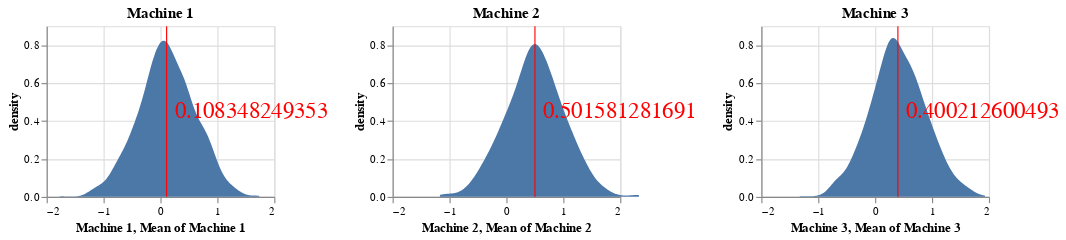

Notebook code cell kept with this figure:
### Markdown cell above
![image.png](attachment:image.png)

### Code cell
base1 = alt.Chart(pd.DataFrame({"Machine 1":machine1}),title="Machine 1")
dist1 = base1.transform_density(
    'Machine 1',
    as_=['Machine 1', 'density'],
).mark_area().encode(
    x=alt.X("Machine 1:Q",scale=alt.Scale(domain=(-2,2))),
    y='density:Q',
).properties(width=200,height=150)
mean1 = base1.mark_rule(color='red').encode(
    x='mean(Machine 1):Q',
    size=alt.value(1)
).properties(width=200,height=150)

annotation1 = base1.mark_text(
    align='left',
    baseline='middle',
    fontSize = 20,
    dx = 7,color='red'
).encode(
    x='mean(Machine 1):Q',
    text='mean(Machine 1):Q'
)



base2 = alt.Chart(pd.DataFrame({"Machine 2":machine2}),title="Machine 2")
dist2 = base2.transform_density(
    'Machine 2',
    as_=['Machine 2', 'density'],
).mark_area().encode(
    x=alt.X("Machine 2:Q",scale=alt.Scale(domain=(-2,2))),
    y='density:Q',
).properties(width=200,height=150)
mean2 = base2.mark_rule(color='red').encode(
    x='mean(Machine 2):Q',
    size=alt.value(1)
).properties(width=200,height=150)

annotation2 = base2.mark_text(
    align='left',
    baseline='middle',
    fontSize = 20,
    dx = 7,color='red'
).encode(
    x='mean(Machine 2):Q',
    text='mean(Machine 2):Q'
)



base3 = alt.Chart(pd.DataFrame({"Machine 3":machine3}),title="Machine 3")
dist3 = base3.transform_density(
    'Machine 3',
    as_=['Machine 3', 'density'],
).mark_area().encode(
    x=alt.X("Machine 3:Q",scale=alt.Scale(domain=(-2,2))),
    y='density:Q',
).properties(width=200,height=150)
mean3 = base3.mark_rule(color='red').encode(
    x='mean(Machine 3):Q',
    size=alt.value(1)
).properties(width=200,height=150)

annotation3 = base3.mark_text(
    align='left',
    baseline='middle',
    fontSize = 20,
    dx = 7,color='red'
).encode(
    x='mean(Machine 3):Q',
    text='mean(Machine 3):Q'
)

(dist1+mean1+annotation1)|(dist2+mean2+annotation2)|(dist3+mean3+annotation3)

### Figure 1 — Vega-Lite specification as saved in the notebook (floating-point values rounded to 4 significant figures; data arrays with more than 128 entries replaced by an {"elided": "..."} marker saying what was removed)
{"config": {"view": {"continuousWidth": 400, "continuousHeight": 300}}, "hconcat": [{"layer": [{"mark": "area", "encoding": {"x": {"type": "quantitative", "field": "Machine 1", "scale": {"domain": [-2, 2]}}, "y": {"type": "quantitative", "field": "density"}}, "height": 150, "title": "Machine 1", "transform": [{"density": "Machine 1", "as": ["Machine 1", "density"]}], "width": 200}, {"mark": {"type": "rule", "color": "red"}, "encoding": {"size": {"value": 1}, "x": {"type": "quantitative", "aggregate": "mean", "field": "Machine 1"}}, "height": 150, "title": "Machine 1", "width": 200}, {"mark": {"type": "text", "align": "left", "baseline": "middle", "color": "red", "dx": 7, "fontSize": 20}, "encoding": {"text": {"type": "quantitative", "aggregate": "mean", "field": "Machine 1"}, "x": {"type": "quantitative", "aggregate": "mean", "field": "Machine 1"}}, "title": "Machine 1"}], "data": {"name": "data-c1adc5364fb976efcb32f2c5fb54bed0"}}, {"layer": [{"mark": "area", "encoding": {"x": {"type": "quantitative", "field": "Machine 2", "scale": {"domain": [-2, 2]}}, "y": {"type": "quantitative", "field": "density"}}, "height": 150, "title": "Machine 2", "transform": [{"density": "Machine 2", "as": ["Machine 2", "density"]}], "width": 200}, {"mark": {"type": "rule", "color": "red"}, "encoding": {"size": {"value": 1}, "x": {"type": "quantitative", "aggregate": "mean", "field": "Machine 2"}}, "height": 150, "title": "Machine 2", "width": 200}, {"mark": {"type": "text", "align": "left", "baseline": "middle", "color": "red", "dx": 7, "fontSize": 20}, "encoding": {"text": {"type": "quantitative", "aggregate": "mean", "field": "Machine 2"}, "x": {"type": "quantitative", "aggregate": "mean", "field": "Machine 2"}}, "title": "Machine 2"}], "data": {"name": "data-38bc63d33eb4a01522472c2c465009b5"}}, {"layer": [{"mark": "area", "encoding": {"x": {"type": "quantitative", "field": "Machine 3", "scale": {"domain": [-2, 2]}}, "y": {"type": "quantitative", "field": "density"}}, "height": 150, "title": "Machine 3", "transform": [{"density": "Machine 3", "as": ["Machine 3", "density"]}], "width": 200}, {"mark": {"type": "rule", "color": "red"}, "encoding": {"size": {"value": 1}, "x": {"type": "quantitative", "aggregate": "mean", "field": "Machine 3"}}, "height": 150, "title": "Machine 3", "width": 200}, {"mark": {"type": "text", "align": "left", "baseline": "middle", "color": "red", "dx": 7, "fontSize": 20}, "encoding": {"text": {"type": "quantitative", "aggregate": "mean", "field": "Machine 3"}, "x": {"type": "quantitative", "aggregate": "mean", "field": "Machine 3"}}, "title": "Machine 3"}], "data": {"name": "data-9e9d904ec9b1b1520d95d9892d71a563"}}], "$schema": "https://vega.github.io/schema/vega-lite/v4.8.1.json", "datasets": {"data-c1adc5364fb976efcb32f2c5fb54bed0": {"elided": "1000 records"}, "data-38bc63d33eb4a01522472c2c465009b5": {"elided": "1000 records"}, "data-9e9d904ec9b1b1520d95d9892d71a563": {"elided": "1000 records"}}}
